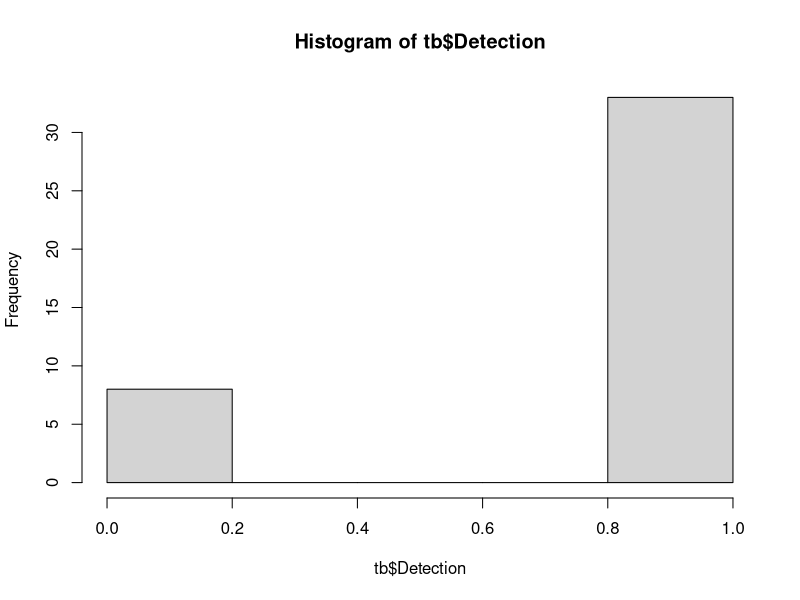

This figure's R source:
## ---- chunk 1

library(tidyverse)


## ---- chunk 2
tb <- readr::read_csv("datasets/Experimental/counterfire-radar/counterfire-radar.csv") %>% 
  filter(Mission %in%  c(1:4))

hist(tb$Detection)

## ---- chunk 3
n <- nrow(tb)
phat <- mean(tb$Detection)

phat

